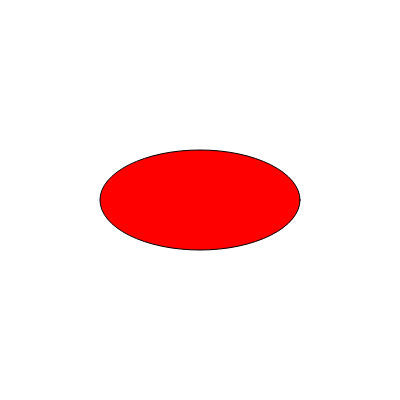
Frame 1 (no input)
Frame 60 (no input): identical to frame 1, image omitted
Frame 120 (the mouse pressed at the canvas centre since frame 60): identical to frame 1, image omitted

The p5.js sketch that drew this single still picture (run headless with seeded random() and noise() and a simulated clock; from frame 60 on, the mouse is pressed at the canvas centre):

// p5.js sketch
// ── sketch.js
let ellipseW = 200;
let ellipseH = 100;

function setup() {
    createCanvas(400, 400);
}

function draw() {
    background(255);
    fill(255, 0, 0);
    ellipse(width / 2, height / 2, ellipseW, ellipseH);
}

function keyPressed() {
    if (key === " ") {
        let temp = ellipseW;
        ellipseW = ellipseH;
        ellipseH = temp;
    }
}

// ── Q6.html
<!DOCTYPE html>
<html lang="en">
  <head>
    <meta charset="utf-8" />
    <meta name="viewport" content="width=device-width, initial-scale=1.0">

    <title>PDM1 - Exam Practice Exercises - Q6 Solution</title>

    <link href="https://cdn.jsdelivr.net/npm/bootstrap@5.3.1/dist/css/bootstrap.min.css" rel="stylesheet" integrity="sha384-4bw+/aepP/YC94hEpVNVgiZdgIC5+VKNBQNGCHeKRQN+PtmoHDEXuppvnDJzQIu9" crossorigin="anonymous">
    <link rel="stylesheet" type="text/css" href="./lib/main-styles.css">
    <script src="https://cdn.jsdelivr.net/npm/bootstrap@5.3.1/dist/js/bootstrap.bundle.min.js" integrity="sha384-HwwvtgBNo3bZJJLYd8oVXjrBZt8cqVSpeBNS5n7C8IVInixGAoxmnlMuBnhbgrkm" crossorigin="anonymous"></script>
    <script src="./lib/libraries/p5.min.js"></script>
  </head>

  <body>
    <h1>Q6 Solution</h1>
    <script src="sketch.js"></script>
  </body>
</html>
